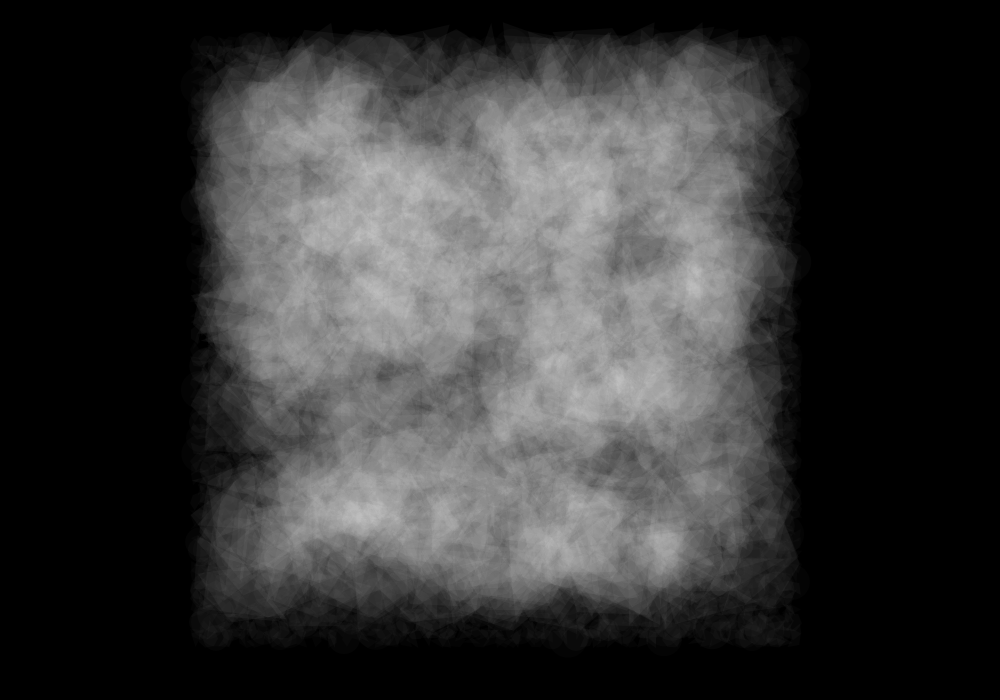
Frame 1 (no input)
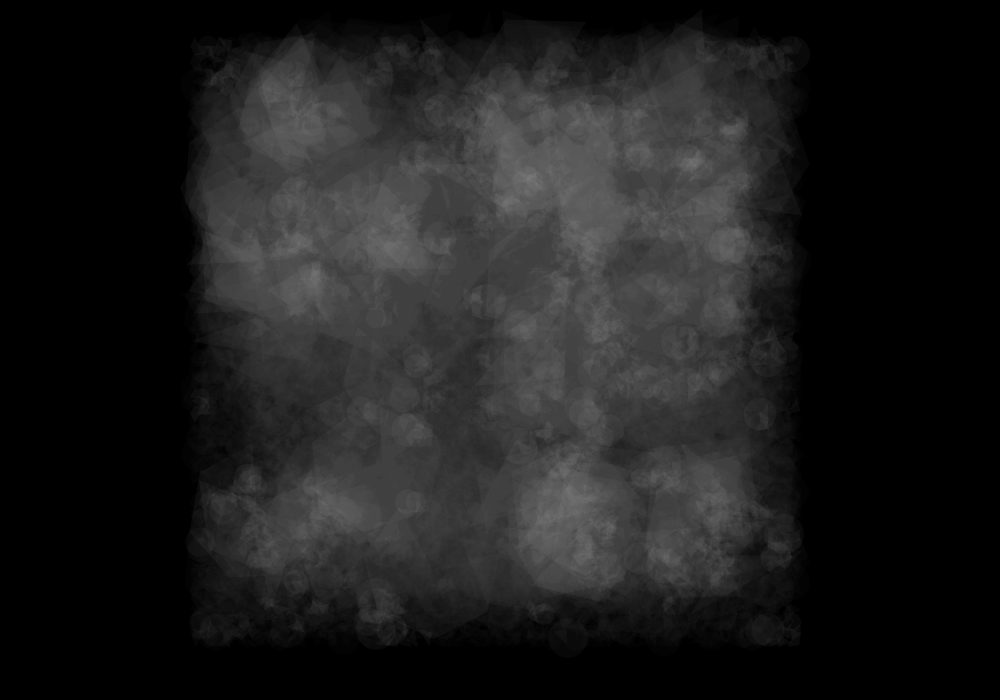
Frame 60 (the mouse pressed at the canvas centre just before this capture)
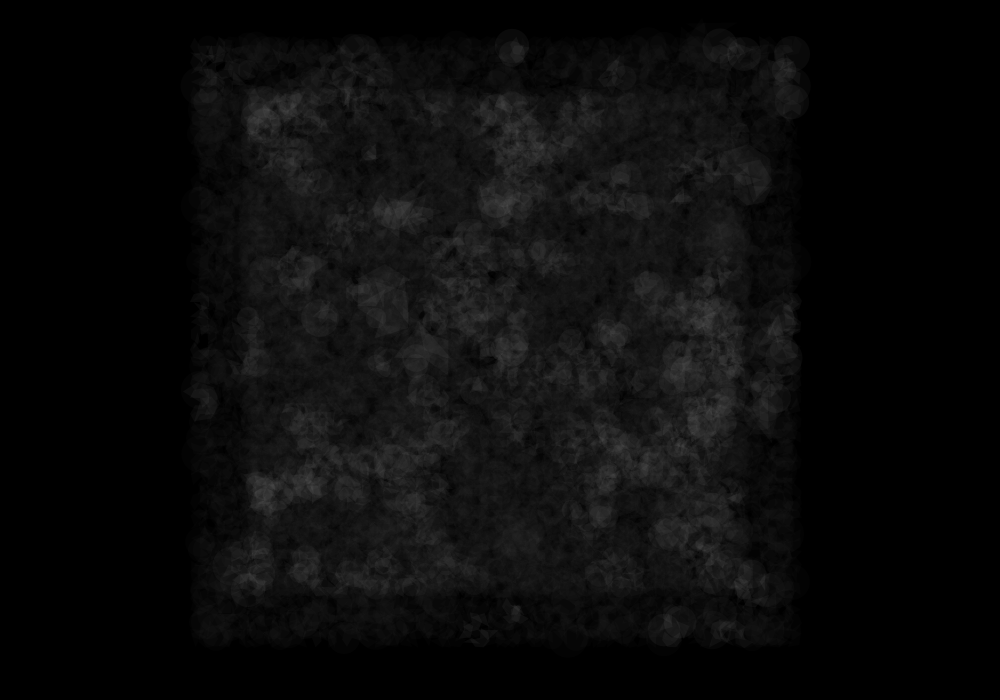
Frame 120 (the mouse held since frame 60 and released just before this capture)

The Processing sketch that drew these frames (run headless with seeded random() and noise(); from frame 60 on, the mouse is pressed at the canvas centre):

// Processing sketch: cellCloudyBackgroundAround
// ── cellCloudyBackgroundAround.pde
class Cell {

  float x, y;
  boolean state, nextState;
  Polygon poly;
  ArrayList<Cell> neighbors;
  int cellSize;
  int age = 1;
  int vitalityIncrement = 50;
  int vitality = floor(random(40, 80));

  Cell(float ex, float why, int cS, int xOffset, int yOffset) {
    //Position of cell
    x = (ex * cS)+(width/2)-xOffset;
    y= (why * cS)+(height/2)-yOffset;
    cellSize = cS;
    nextState = random(2) > 1 ? true : false;
    state = nextState;
    neighbors = new ArrayList<Cell>();


    PVector startCorner = new PVector(x, y-cS/2);
    PVector center = new PVector(x, y);
    poly = new Polygon(startCorner, cS/2, center);
  }

  void addNeighbor(Cell cell) {
    neighbors.add(cell);
  }

  void determineNextState() {
    int liveCount = 0;
    for (int i =0; i <neighbors.size(); i++) {
      if (neighbors.get(i).state == true) {
        liveCount++;
      }
    }
    if (state) {
      if ((liveCount ==2)|| liveCount==3 ) {
        nextState = true;
      } else {
        nextState = false;
      }
    } else {
      if (liveCount ==3) {
        nextState=true;
      } else {
        nextState=false;
      }
    }
    
    if(nextState){
      age++;
      if(vitality < 256 && vitality !=255){
        vitality +=vitalityIncrement;
      }
    }else{
      if(vitality > 0 && vitality !=0){
        vitality-=(vitalityIncrement/2);
      }
    }
    if(vitality <=0){vitality = 0;}
    if(vitality > 255){vitality = 255;}
  }

  void drawMe() {
    state = nextState;
    stroke(0);
    float mapFill = map (vitality, 0, 255, 80,255);
      fill(mapFill, 10);

    float ageCoeff = determineAgeCoefficient();
    poly.display(ageCoeff);
  }
  

  float determineAgeCoefficient() {
    float coefficient = 1;
    float agedCoefficient = age/30;
    if (agedCoefficient < 1) {
      return coefficient;
    } else {
      return agedCoefficient;
    }
  }
}

// ── CellSystem.pde
class CellSystem{
Cell[][] cellArr;
int cellSize;
int numX, numY;
int sysWidth, sysHeight;
Zone zoneUsed;


CellSystem(int cS, int sysWid, int sysHei){
  cellSize = cS;
  sysWidth = sysWid;
  sysHeight= sysHei;
  numX = floor(sysWidth / cellSize);
  numY = floor(sysHeight/cellSize);
   restart();
   

}

void updateZone(){
  Cell minXY = cellArr[0][0];
  Cell maxXY = cellArr[numX][numY];
  zoneUsed = new Zone(minXY.x, minXY.y, maxXY.y, maxXY.x);
}

void restart(){
  cellArr = new Cell[numX][numY];
  for(int x = 0; x <  numX; x++){
    for(int y = 0 ; y < numY; y++){
      Cell newCell = new Cell(x,y, cellSize, floor(sysWidth/2), floor(sysHeight/2));
      cellArr[x][y] = newCell;
    }
  }
  
   for(int x = 0; x <  numX; x++){
    for(int y = 0 ; y < numY; y++){
      int above = y-1;
      int below = y+1;
      int left = x-1;
      int right = x+1;
      if(above <0){above = numY-1;}
      if(below== numY){below = 0;}
      if(left <0){left = numX-1;}
      if(right ==numX){right =0;}
      addNeighbors(x,y,above, below, right,left);
    }
   }
}

void addNeighbors(int x, int y, int above, int below, int right, int left){
  cellArr[x][y].addNeighbor(cellArr[left][above]);
  cellArr[x][y].addNeighbor(cellArr[left][y]);
  cellArr[x][y].addNeighbor(cellArr[left][below]);
  cellArr[x][y].addNeighbor(cellArr[x][below]);
  cellArr[x][y].addNeighbor(cellArr[right][below]);
  cellArr[x][y].addNeighbor(cellArr[right][y]);
  cellArr[x][y].addNeighbor(cellArr[right][above]);
  cellArr[x][y].addNeighbor(cellArr[x][above]);
}

void advanceState(){
for(int x=0; x <numX; x++){
    for(int y = 0; y< numY; y++){
      cellArr[x][y].determineNextState();
      
    }
  }
  
}
void display(){
    for(int x = 0; x <  numX; x++){
    for(int y = 0 ; y < numY; y++){
      cellArr[x][y].drawMe();
    }
    }
}

}

// ── MultiCellSystem.pde
class MultiCellSystem{
  CellSystem[] cellSystems;
  Zone[] usedZones;
  
  MultiCellSystem(CellSystem[] systems){
      cellSystems = systems;
      usedZones = new Zone[systems.length];
  }

}

// ── Polygon.pde
class Polygon{
  PVector endCorner = new PVector();
  PVector firstCorner = new PVector();
  int sideLength;
  PVector[] points;
  int numCorners;
  PVector center;
  float ellip;
  
  
  Polygon(PVector start, int sideMaxLength){
    firstCorner.set(start);
    build(floor(random(5,sideMaxLength)), floor(random(5,sideMaxLength)));
    sideLength = sideMaxLength;
  }
  
   Polygon(PVector start, int sideMaxLength, PVector cen){
    firstCorner.set(start);
    build(floor(random(10,sideMaxLength)), floor(random(10,sideMaxLength)));
    sideLength = sideMaxLength;
    center = cen;
  }
  
  void build(int sideMinLength, int sideMaxLength){
     numCorners = floor(random(2,8));
      float t = 360/numCorners;
    points = new PVector[numCorners];
        points[0] = new PVector(firstCorner.x, firstCorner.y);

     if(numCorners > 2){
    float rotation = random(0,2*PI);
    for(int i =1; i <numCorners; i++){
        float xCorner = firstCorner.x + cos((radians(i*t)+rotation)) * random(sideMinLength, sideMaxLength);
        float yCorner = firstCorner.y + sin((radians(i*t)+rotation)) * random(sideMinLength, sideMaxLength);
        points[i] = new PVector(xCorner, yCorner);
    }
  }else{
    ellip = random(5,10);

  }
  }
  
  void display(float coeff){
    noStroke();
    
    if(points[1] != null){
    beginShape();
    for (int i =0; i<points.length; i++){
      
      PVector point = points[i];
      
      if(center != null){
      float newX = (coeff * (point.x - center.x)) + center.x;
      float newY = (coeff * (point.y - center.y)) + center.y;
      vertex(newX, newY);
      }else{
      vertex(point.x,point.y);
      }

    }
    endShape(CLOSE);
  }else{
    ellipse(points[0].x, points[0].y,sideLength *ellip, sideLength*ellip);
  }
  
  }
  
  PVector endCorner(){
    int i = int(points.length-1);  
    return new PVector(points[i].x, points[i].y);

}
  
}

// ── Zone.pde
class Zone{
  float maxX, maxY, minY, minX;
  
  Zone(float mX,float  mY,float miY,float miX){
    maxX = mX;
    maxY= mY;
    minY = miY;
    minX= miX;
  }
  
  Zone(){
    maxX = 0;
    maxY= 0;
    minY = 0;
    minX= 0;
  }
  
  boolean pointInZone(float x,float y){
      if(x >= minX && x <=maxX && y >= minY && y <= maxY){return true;
    }else{
      return false;
    }
  }

}

// ── main.pde
int cellSize = 7;
int outerCellSize = 8;
CellSystem polyCells;
CellSystem outerCells;


void setup(){
  size(1000,700);
   polyCells = new CellSystem(cellSize,500,500);
    outerCells = new CellSystem(outerCellSize,600,600);
  for(int i = 0; i < 200; i++){
    polyCells.advanceState();
  }
}

void draw(){
  background(0);
  polyCells.advanceState();
  polyCells.display();
  
  outerCells.advanceState();
  outerCells.display();
  
}



void mousePressed(){polyCells.restart();}
